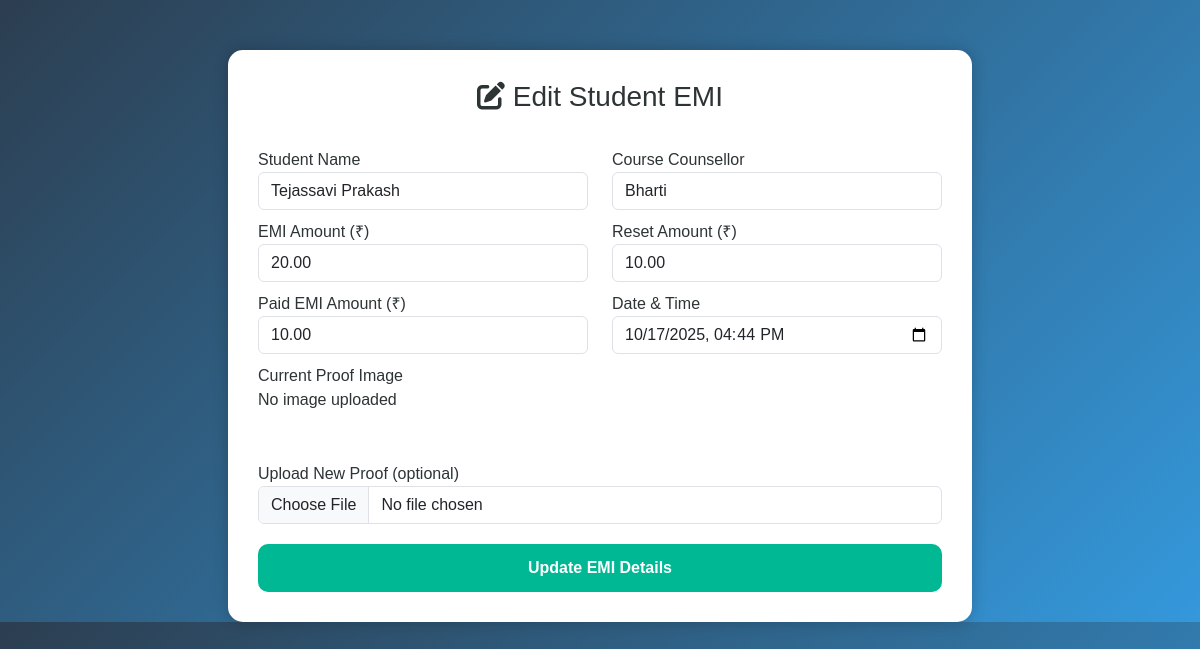
The app's page /edit_emi.php?id=3 (signed in) with its own data.
### tables this page shows
CREATE TABLE IF NOT EXISTS `emi_records` (
  `id` int NOT NULL AUTO_INCREMENT,
  `student_name` varchar(255) NOT NULL,
  `counsellor_name` varchar(255) NOT NULL,
  `emi_amount` decimal(10,2) NOT NULL,
  `reset_amount` decimal(10,2) NOT NULL,
  `paid_amount` decimal(10,2) NOT NULL,
  `date_time` datetime NOT NULL,
  `proof_image` varchar(255) DEFAULT NULL,
  `created_at` timestamp NOT NULL DEFAULT CURRENT_TIMESTAMP,
  PRIMARY KEY (`id`)
);

### edit_emi.php (the view, shortened to what this page needs)
<?php
include 'connection.php';
$id = intval($_GET['id']);
$stmt = $conn->prepare("SELECT * FROM emi_records WHERE id = ?");
$stmt->bind_param("i", $id);
$stmt->execute();
$result = $stmt->get_result();
$row = $result->fetch_assoc();
?>
<!DOCTYPE html>
<html lang="en">
<head>
<link href="https://cdn.jsdelivr.net/npm/bootstrap@5.3.3/dist/css/bootstrap.min.css" rel="stylesheet">
</head>
<body>
<div class="container">
    <div class="col-md-8 offset-md-2 form-container">
        <h3 class="text-center mb-4"><i class="fa-solid fa-pen-to-square"></i> Edit Student EMI</h3>
        <form method="POST" enctype="multipart/form-data">
            <div class="row">
                <div class="col-md-6">
                    <label>Student Name</label>
                    <input type="text" name="student_name" class="form-control" value="<?php echo $row['student_name']; ?>" required>
                </div>
                <div class="col-md-6">
                    <label>Course Counsellor</label>
                    <input type="text" name="counsellor_name" class="form-control" value="<?php echo $row['counsellor_name']; ?>" required>
                </div>
                <div class="col-md-6">
                    <label>EMI Amount (₹)</label>
                    <input type="number" name="emi_amount" class="form-control" value="<?php echo $row['emi_amount']; ?>" required>
                </div>
                <div class="col-md-6">
                    <label>Reset Amount (₹)</label>
                    <input type="number" name="reset_amount" class="form-control" value="<?php echo $row['reset_amount']; ?>" required>
                </div>
                <div class="col-md-6">
                    <label>Paid EMI Amount (₹)</label>
                    <input type="number" name="paid_amount" class="form-control" value="<?php echo $row['paid_amount']; ?>" required>
                </div>
                <div class="col-md-6">
                    <label>Date & Time</label>
                    <input type="datetime-local" name="date_time" class="form-control" value="<?php echo date('Y-m-d\TH:i', strtotime($row['date_time'])); ?>" required>
                </div>
                <div class="col-md-12">
                    <label>Current Proof Image</label><br>
                    <?php if(!empty($row['proof_image']) && file_exists($row['proof_image'])): ?>
                        <img src="<?php echo $row['proof_image']; ?>" width="80" height="80" style="border-radius:10px;">
                    <?php else: ?>
                        <p>No image uploaded</p>
                    <?php endif; ?>
                    <br><label>Upload New Proof (optional)</label>
                    <input type="file" name="proof_image" class="form-control" accept="image/*">
                </div>
            </div>
            <button type="submit" class="btn-submit">Update EMI Details</button>
        </form>
    </div>
</div>
</body>
</html>

### edit_emi.php (style rules this page uses)
body { background: linear-gradient(135deg, #2c3e50, #3498db); color: #2d3436; font-family: 'Poppins', sans-serif; }
.container { margin-top: 50px; }
.form-container { background: #fff; padding: 30px; border-radius: 15px; box-shadow: 0 0 15px rgba(0,0,0,0.2); }
label { font-weight: 500; margin-top: 10px; }
.btn-submit { background-color: #00b894; border: none; width: 100%; padding: 12px; color: white; font-weight: bold; border-radius: 10px; margin-top: 20px; transition: 0.3s; }

### records on screen
emi_records: student_name "Tejassavi Prakash", counsellor_name "Bharti", emi_amount "20.00", reset_amount "10.00", paid_amount "10.00", date_time "10/17/2025 16:44"
